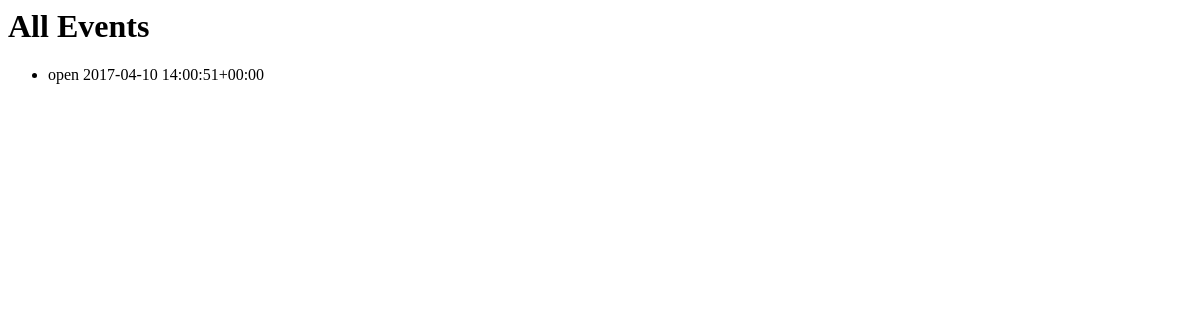
The page /eleague/myevents/ (signed in) on the database as committed earlier.
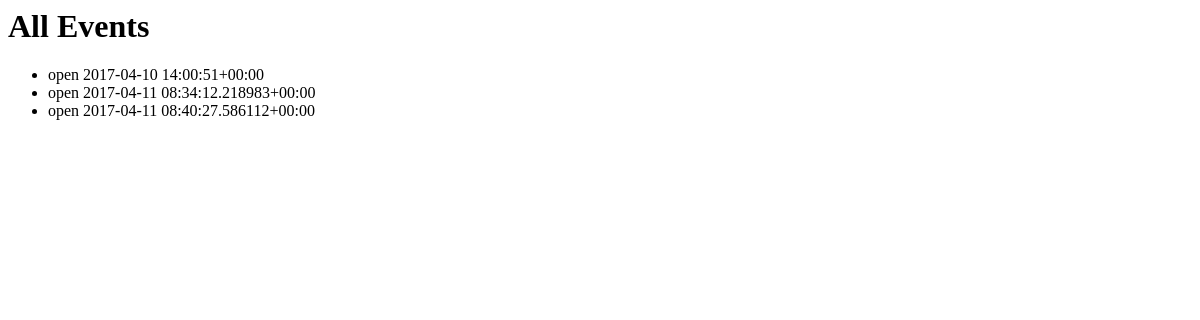
The same page on the database as committed later.
### eleague/models.py (models this page shows, shortened)
class Event(models.Model):
    tournament = models.ForeignKey(Tournament,on_delete=models.CASCADE)
    date = models.DateTimeField()
    place = models.CharField(max_length=500)
    def __str__(self):
        return self.tournament.tag + " " + str(self.date)

class Tournament(models.Model):
    tag = models.CharField(max_length=200,blank=False,unique=True)
    name = models.CharField(max_length=300)
    owner = models.ForeignKey(auth_models.User,on_delete=models.CASCADE)
    SPORTS = (
    ('BAD','Badminton'),
    ('TEN','Tenis'),
    ('VOL','Volleyball'),
    ('PIN','Pingpong')
    )
    sport = models.CharField(max_length=3,choices=SPORTS)

### eleague/views.py (the view)
def myevents(request):
    event_list = Event.objects.filter(tournament__owner=request.user)
    context = {'event_list': event_list}
    return render(request, 'eleague/myevents.html',context)

### eleague/templates/eleague/myevents.html
{% if user.is_authenticated %}
    <h1>All Events</h1>
    {% if event_list %}
    <ul>
    {% for event in event_list %}
        <li>{{ event }}</li>
    {% endfor %}
    </ul>
    {% else %}
        <p>No events are available.</p>
    {% endif %}
{% else %}
    <p>You are not logged yet!</p>
      <ul>
        <li><a href="{% url 'login' %}">Log in</a></li>
        <li><a href="{% url 'signup' %}">Sign up</a></li>
      </ul>
{% endif %}

Rows that differ between the two databases and show on the page:
added Event: tournament+date "open 2017-04-11 08:34:12.218983+00:00"
added Event: tournament+date "open 2017-04-11 08:40:27.586112+00:00"
